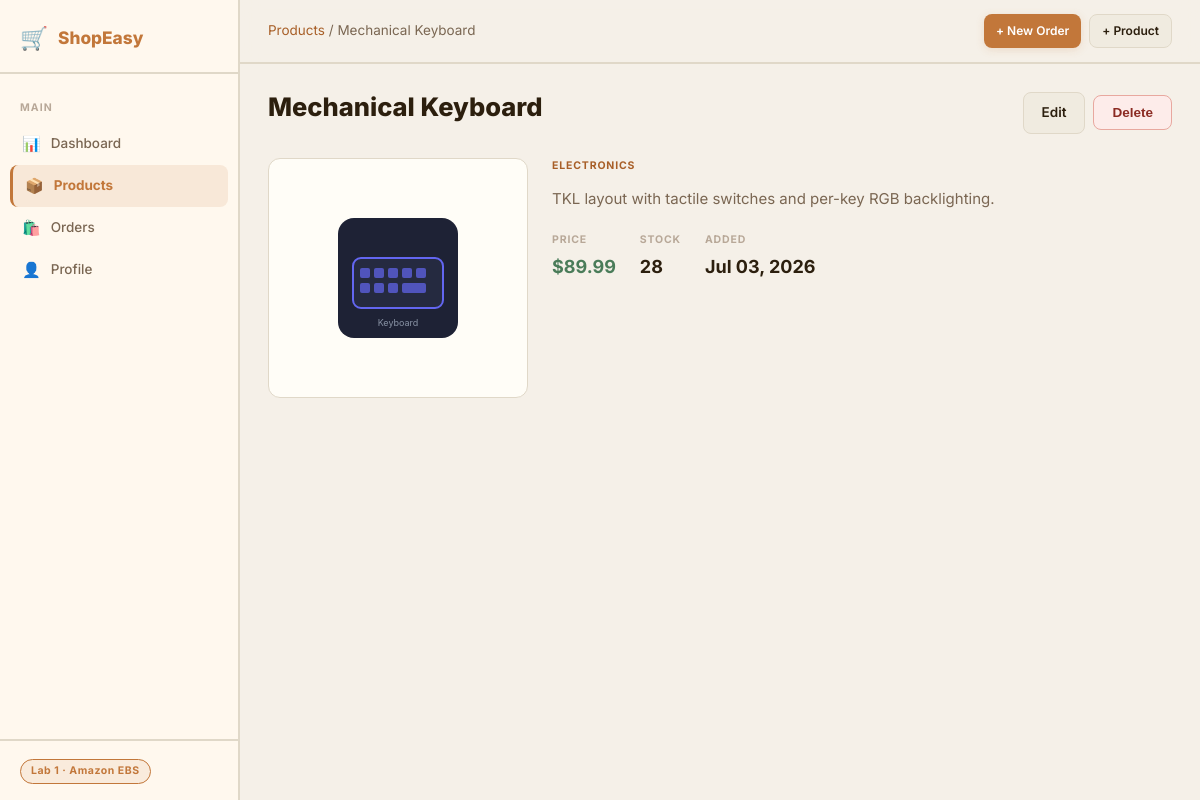
The app's page /products/2 with its own data.
### shopeasy/models.py (models this page shows, shortened)
class Product(db.Model):
    __tablename__ = "products"
    id = db.Column(db.Integer, primary_key=True)
    name = db.Column(db.String(200), nullable=False)
    description = db.Column(db.Text, default="")
    price = db.Column(db.Float, nullable=False)
    stock = db.Column(db.Integer, default=0)
    category = db.Column(db.String(100), default="General")
    image_url = db.Column(db.String(500), default="/static/img/placeholder.svg")
    created_at = db.Column(db.DateTime, default=datetime.utcnow)
    updated_at = db.Column(db.DateTime, default=datetime.utcnow, onupdate=datetime.utcnow)
    order_items = db.relationship("OrderItem", backref="product", lazy=True)

### shopeasy/routes/products.py (the view)
@products_bp.route("/<int:product_id>")
def product_detail(product_id):
    product = Product.query.get_or_404(product_id)
    return render_template("products/detail.html", product=product)

### shopeasy/templates/products/detail.html (shortened to what this page needs)
{% extends "base.html" %}
{% block breadcrumb %}<a href="{{ url_for('products.list_products') }}">Products</a> / {{ product.name }}{% endblock %}
{% block content %}
<section class="page-header">
  <h1 class="page-title">{{ product.name }}</h1>
  <div class="header-actions">
    <a href="{{ url_for('products.edit_product', product_id=product.id) }}" class="btn btn-secondary" id="btn-edit-product">Edit</a>
    <form method="POST" action="{{ url_for('products.delete_product', product_id=product.id) }}" onsubmit="return confirm('Delete this product?');" style="display:inline;">
      <button type="submit" class="btn btn-danger" id="btn-delete-product">Delete</button>
    </form>
  </div>
</section>
<div class="detail-grid">
  <div class="detail-image-col">
    <div class="detail-image-wrap">
      <img src="{{ product.image_url }}" alt="{{ product.name }}" class="detail-img" onerror="this.src='/static/img/placeholder.svg'" />
    </div>
  </div>
  <div class="detail-info-col">
    <div class="detail-meta">
      <span class="product-category">{{ product.category }}</span>
    </div>
    <p class="detail-description">{{ product.description }}</p>
    <div class="detail-stats">
      <div class="detail-stat">
        <span class="stat-label">Price</span>
        <span class="stat-value price-value">${{ "%.2f"|format(product.price) }}</span>
      </div>
      <div class="detail-stat">
        <span class="stat-label">Stock</span>
        <span class="stat-value {% if product.stock == 0 %}stock-zero{% elif product.stock < 5 %}stock-low{% endif %}">{{ product.stock }}</span>
      </div>
      <div class="detail-stat">
        <span class="stat-label">Added</span>
        <span class="stat-value">{{ product.created_at.strftime('%b %d, %Y') }}</span>
      </div>
    </div>
  </div>
</div>
{% endblock %}

### shopeasy/static/css/main.css (style rules this page uses)
*, *::before, *::after { box-sizing: border-box; margin: 0; padding: 0; }
:root { --bg: #f5f0e8; --bg-card: #fffdf7; --bg-input: #f0ebe0; --border: #e0d8c8; --accent: #c2773a; --accent-h: #a85f28; --accent-glow: rgba(194,119,58,0.18); --text: #2c1f0e; --text-muted:#7a6652; --text-dim: #b8a898; --green: #4a7c59; --yellow: #c9960a; --red: #c0392b; --orange: #c2773a; --blue: #3b6fa8; --purple: #7b5ea7; --sidebar-w: 240px; --topbar-h: 64px; --radius: 12px; --radius-sm: 8px; --shadow: 0 4px 24px rgba(44,31,14,0.12); --transition: 0.2s ease; font-family: 'Inter', system-ui, sans-serif; font-size: 15px; }
html, body { height: 100%; background: var(--bg); color: var(--text); line-height: 1.6; }
a { color: var(--accent-h); text-decoration: none; }
img { display: block; max-width: 100%; }
.page-header { display: flex; align-items: flex-start; justify-content: space-between; margin-bottom: 24px; gap: 16px; flex-wrap: wrap; }
.page-title { font-size: 1.7rem; font-weight: 800; line-height: 1.2; }
.header-actions { display: flex; gap: 8px; align-items: center; }
.btn { display: inline-flex; align-items: center; justify-content: center; gap: 6px; font-weight: 600; font-size: 0.9rem; padding: 9px 18px; border-radius: var(--radius-sm); border: none; cursor: pointer; transition: all var(--transition); text-decoration: none !important; }
.btn-secondary { background: var(--bg-input); color: var(--text); border: 1px solid var(--border); }
.btn-danger { background: #fdecea; color: #8b2a22; border: 1px solid #e8a89f; }
.product-category { font-size: 0.7rem; font-weight: 700; text-transform: uppercase; letter-spacing: 0.08em; color: var(--accent-h); }
.detail-grid { display: grid; grid-template-columns: 260px 1fr; gap: 24px; margin-bottom: 24px; }
.detail-image-wrap { background: var(--bg-card); border: 1px solid var(--border); border-radius: var(--radius); display: flex; align-items: center; justify-content: center; padding: 24px; height: 240px; }
.detail-img { max-height: 100%; object-fit: contain; }
.detail-info-col { display: flex; flex-direction: column; gap: 12px; }
.detail-meta { display: flex; align-items: center; gap: 10px; }
.detail-description { color: var(--text-muted); line-height: 1.7; }
.detail-stats { display: flex; gap: 24px; flex-wrap: wrap; margin-top: 8px; }
.detail-stat { display: flex; flex-direction: column; gap: 4px; }
.stat-label { font-size: 0.7rem; text-transform: uppercase; letter-spacing: 0.08em; color: var(--text-dim); font-weight: 700; }
.stat-value { font-size: 1.2rem; font-weight: 700; }
.price-value { color: var(--green); }

### records on screen
Product: name "Mechanical Keyboard", image_url (picture), category "ELECTRONICS", description "TKL layout with tactile switches and per-key RGB backlighting.", price "89.99", stock "28", created_at "Jul 03, 2026"
